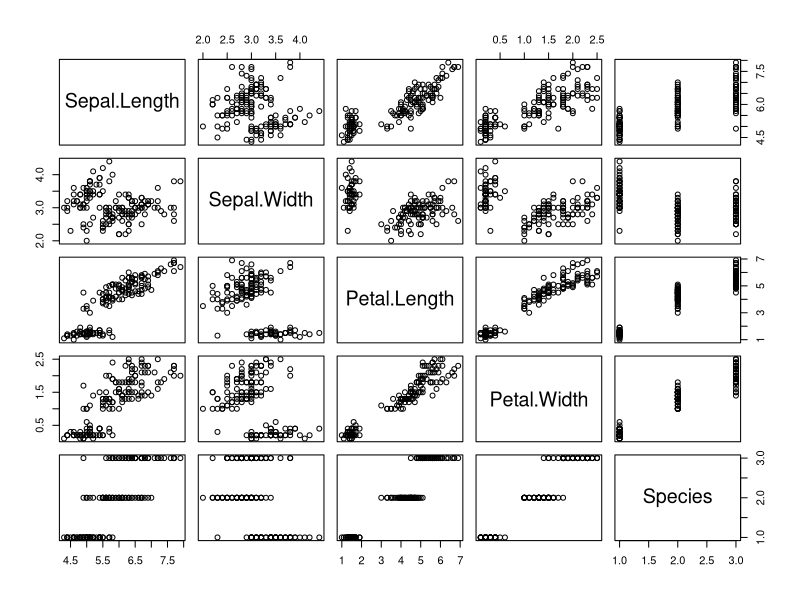
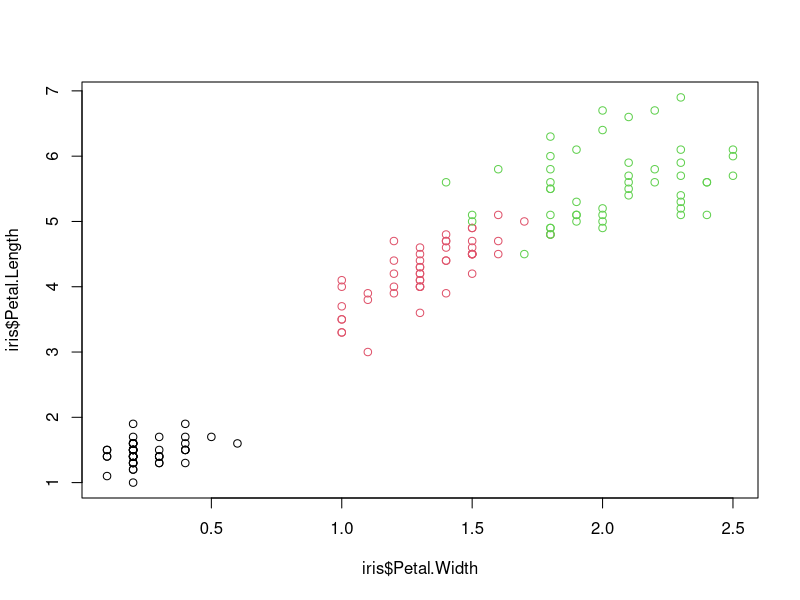

Source code (R) for these figures, in order: (Note: this script raises an error after producing the figures.)
str(iris)
head(iris, 10)
plot(iris)
plot(iris$Petal.Width, iris$Petal.Length, col=iris$Species)

str(objects)
str(cars)
str(car.10)
str(cars, 10)
plot(cars)
plot(cars$dist, col=cars$speed)
